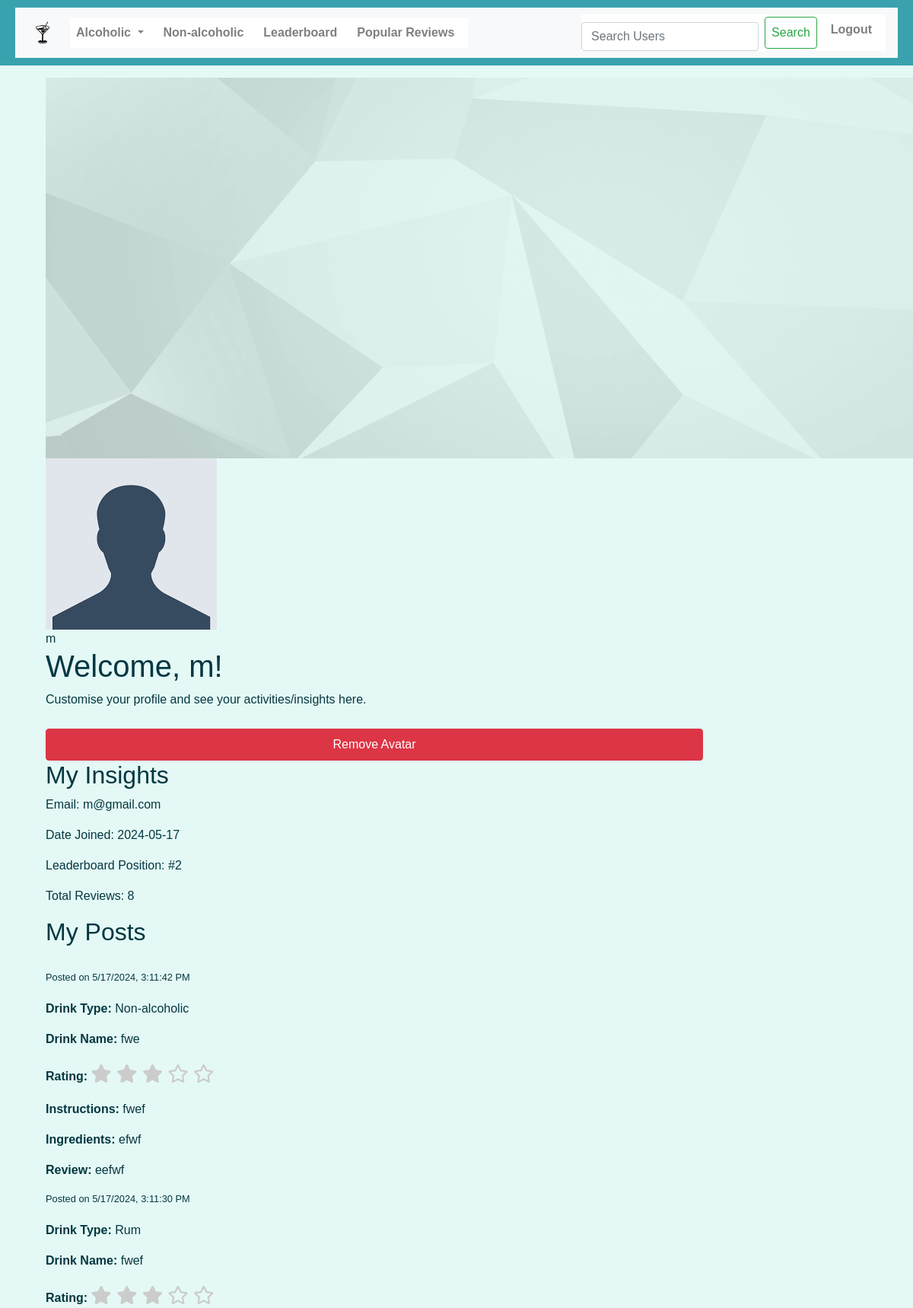
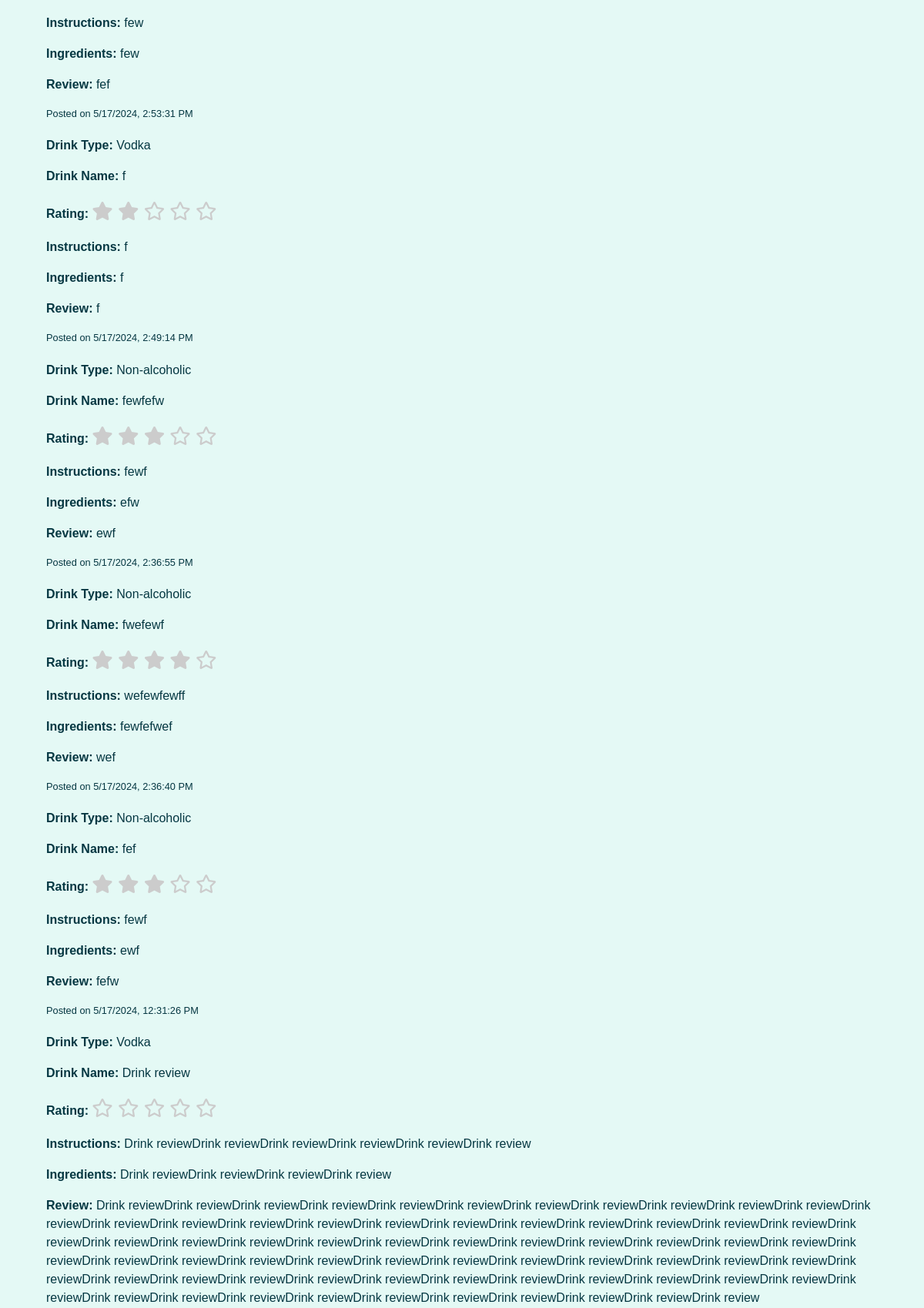
The app's page /dashboard (signed in, upper part) with its own data (2 pictures, top to bottom).
### app/models.py (models this page shows, shortened)
class User(UserMixin, db.Model):
    id = db.Column(db.Integer, primary_key=True)
    username = db.Column(db.String(80), unique=True, nullable=False)
    email = db.Column(db.String(120), unique=True, nullable=False)
    password_hash = db.Column(db.String(128), nullable=False)
    salt = db.Column(db.String(64), nullable=False)
    created_at = db.Column(db.DateTime, default=datetime.utcnow)
    avatar = db.Column(db.String(120), nullable=False, default='images/avatars/default_avatar.png')
    posts = db.relationship('Post', backref='author', lazy=True)
    @property
    def is_authenticated(self):
        return True

class Post(db.Model):
    id = db.Column(db.Integer, primary_key=True)
    content = db.Column(db.Text, nullable=False)
    user_id = db.Column(db.Integer, db.ForeignKey('user.id'), nullable=False)
    drink_type = db.Column(db.String(50), nullable=False)
    created_at = db.Column(db.DateTime, default=datetime.utcnow)
    likes = db.Column(db.Integer, default=0)
    super_likes = db.Column(db.Integer, default=0)
    dislikes = db.Column(db.Integer, default=0)

### app/routes.py (the view)
@routes.route('/dashboard')
@login_required
def dashboard():
    user = User.query.filter_by(username=session.get('username')).first()
    if user:
        user_posts = Post.query.filter_by(user_id=user.id).order_by(Post.created_at.desc()).all()
        form = UploadAvatarForm()
        return render_template('homepage.html', user=user, isLoggedIn=True, user_posts=user_posts, form=form)
    else:
        flash('User not found', category='danger')
        return redirect(url_for('routes.login'))

### app/forms.py
class UploadAvatarForm(FlaskForm):
    avatar = FileField('Upload Avatar', validators=[
        DataRequired(),
        FileAllowed(['jpg', 'jpeg', 'png'], 'Images only!')
    ])

### app/templates/homepage.html (shortened to what this page needs)
{% extends "base.html" %}
{% block content %}
<div class="container">
    <div class="banner">
        <img src="{{ url_for('static', filename='images/banner.png') }}" alt="Banner" class="banner-img">
        <div class="avatar-wrapper">
            <img src="{{ url_for('static', filename=user.avatar or 'images/avatars/default_avatar.png') }}" alt="User Avatar" class="avatar-img" id="avatar-img">
        </div>
        <div class="username">{{ user.username }}</div>
    </div>
    <div class="user-info">
        <h1>Welcome, {{ user.username }}!</h1>
        <p>Customise your profile and see your activities/insights here.</p>
        <button class="btn btn-danger" onclick="removeAvatar()">Remove Avatar</button>
    </div>
    <div class="content-area">
        <div class="insights-posts-container">
            <div class="insights-box">
                <h2>My Insights</h2>
                <p>Email: <span class="email">{{ user.email }}</span></p>
                <p>Date Joined: <span class="date-joined">{{ user.created_at.strftime('%Y-%m-%d') }}</span></p>
                <p>Leaderboard Position: <span class="leaderboard-pos" id="leaderboard-pos">Loading...</span></p>
                <p>Total Reviews: <span class="total-reviews">{{ user_posts|length }}</span></p>
            </div>
            <div class="posts-box">
                <h2 style="margin-bottom: 30px;">My Posts</h2>
                <div id="user-posts">
                    {% if user_posts %}
                        {% for post in user_posts %}
                            <div class="post">
                                <small class="post-time" data-time="{{ post.created_at.isoformat() }}">Posted on {{ post.created_at.strftime('%Y-%m-%d %H:%M:%S') }}</small>
                                <div class="post-content">
                                    {% set content_parts = post.content.split(",") %}
                                    <p><strong>Drink Type:</strong> {{ post.drink_type|replace('_', '-')|capitalize }}</p>
                                    <p><strong>Drink Name:</strong> {{ content_parts[0].split(":")[1].strip() if content_parts|length > 0 and ":" in content_parts[0] else "N/A" }}</p>
                                    <p><strong>Rating:</strong>
                                        <span class="star-rating">
                                            {% set rating = content_parts[1].split(":")[1].strip() | int if content_parts|length > 1 and ":" in content_parts[1] else 0 %}
                                            {% for i in range(1, 6) %}
                                                {% if i <= rating %}
                                                    <i class="fas fa-star"></i>
                                                {% else %}
                                                    <i class="far fa-star"></i>
                                                {% endif %}
                                            {% endfor %}
                                        </span>
                                    </p>
                                    <p><strong>Instructions:</strong> {{ content_parts[2].split(":")[1].strip() if content_parts|length > 2 and ":" in content_parts[2] else "N/A" }}</p>
                                    <p><strong>Ingredients:</strong> {{ content_parts[3].split(":")[1].strip() if content_parts|length > 3 and ":" in content_parts[3] else "N/A" }}</p>
                                    <p><strong>Review:</strong> {{ content_parts[4].split(":")[1].strip() if content_parts|length > 4 and ":" in content_parts[4] else "N/A" }}</p>
                                </div>
                            </div>
                        {% endfor %}
                    {% else %}
                        <p>You have not made any posts yet.</p>
                    {% endif %}
                </div>
            </div>
        </div>
    </div>
</div>
{% endblock %}

### app/static/css/Project.css (style rules this page uses)
html, body { width: 100%; height: 100%; margin: 0; padding: 0; overflow-x: hidden; font-family: Arial, sans-serif; background-color: #a5e1e1; }
input, .btn { width: 80%; margin-top: 10px; padding: 8px; box-sizing: border-box; }
.btn-danger { color: #fff; background-color: #dc3545; border-color: #dc3545; }
.star-rating { font-size: 1.5em; color: #ccc; cursor: pointer; }
.post small { display: block; margin-bottom: 20px; }

### app/static/css/homepage.css (style rules this page uses)
body { font-family: 'Arial', sans-serif; margin: 0; padding: 0; background-color: #e4f9f5; color: #053742; }

### records on screen
User: avatar (placeholder picture), username "m", email "m@gmail.com", created_at "2024-05-17"
Post: drink_type "Non-alcoholic", content_parts "fwe", content_parts "fwef", content_parts "efwf", content_parts "eefwf"
Post: drink_type "Rum", content_parts "fwef", content_parts "few", content_parts "fef"
Post: drink_type "Vodka", content_parts "f"
Post: drink_type "Non-alcoholic", content_parts "fewfefw", content_parts "fewf", content_parts "efw", content_parts "ewf"
Post: drink_type "Non-alcoholic", content_parts "fwefewf", content_parts "wefewfewff", content_parts "fewfefwef", content_parts "wef"
Post: drink_type "Non-alcoholic", content_parts "fef", content_parts "fewf", content_parts "ewf", content_parts "fefw"
Post: drink_type "Vodka", content_parts "Drink review", content_parts "Drink reviewDrink reviewDrink reviewDrink reviewDrink reviewDrink review", content_parts "Drink reviewDrink reviewDrink reviewDrink review", content_parts "Drink reviewDrink reviewDrink reviewDrink reviewDrink reviewDrink reviewDrink reviewDrink reviewDrink reviewDrink reviewDrink reviewDrink reviewDrink reviewDrink reviewDrink reviewDrink reviewDrink reviewDrink reviewDrink reviewDrink reviewDrink reviewDrink reviewDrink reviewDrink reviewDrink reviewDrink reviewDrink reviewDrink reviewDrink reviewDrink reviewDrink reviewDrink reviewDrink reviewDrink reviewDrink reviewDrink reviewDrink reviewDrink reviewDrink reviewDrink reviewDrink reviewDrink reviewDrink reviewDrink reviewDrink reviewDrink reviewDrink reviewDrink reviewDrink reviewDrink reviewDrink reviewDrink reviewDrink reviewDrink reviewDrink reviewDrink reviewDrink reviewDrink…"

### other values on screen
{{ user_posts|length }} "8"
